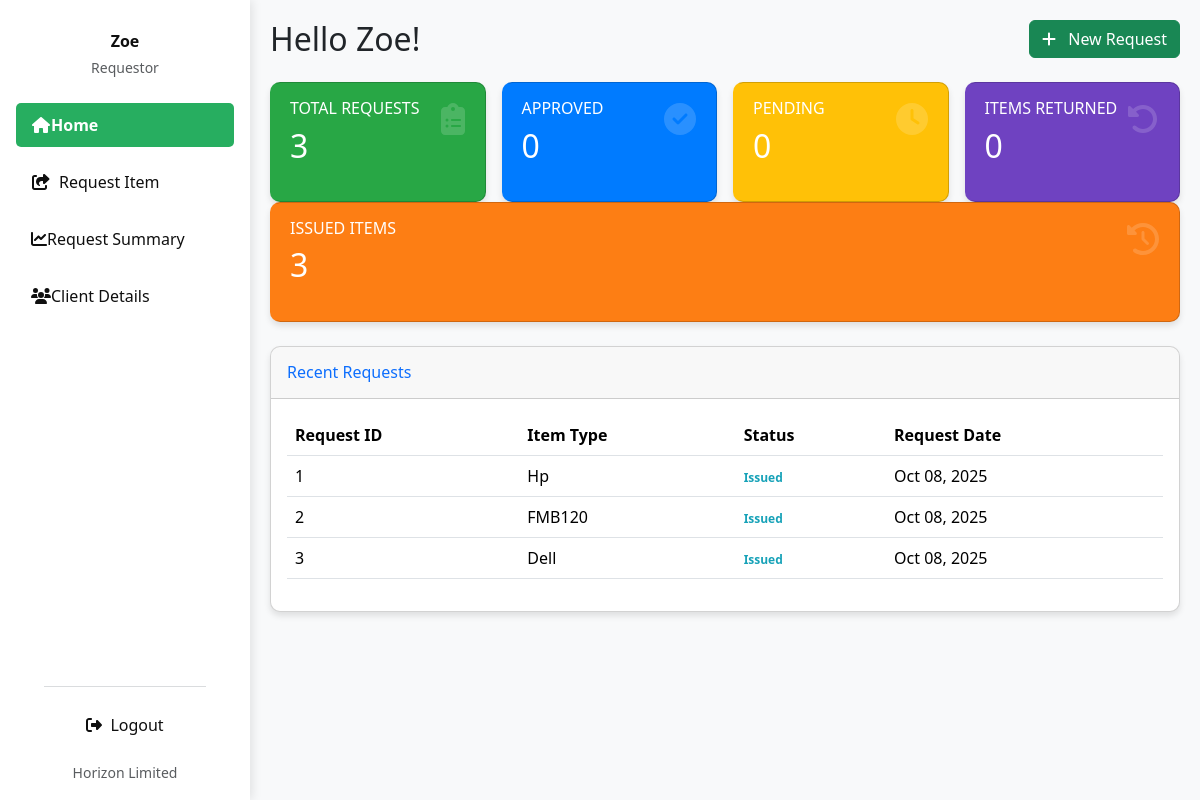
Screenshot of / (signed in) with the database file from the repository.
### invent/models.py (models this page shows, shortened)
class DeviceRequest(models.Model):
    device = models.ForeignKey(
        "Device",
        on_delete=models.CASCADE,
        related_name="requests"
    )
    requestor = models.ForeignKey(
        User,
        on_delete=models.CASCADE,
        related_name="device_requests"
    )
    client = models.ForeignKey(
        "Client",
        on_delete=models.CASCADE,
        related_name="client_requests",
        null=True,
        blank=True
    )
    branch = models.ForeignKey(Branch, on_delete=models.SET_NULL, null=True, blank=True, related_name="requests")
    country = models.ForeignKey(Country, on_delete=models.SET_NULL, null=True, blank=True)
    quantity = models.PositiveIntegerField(default=1)
    reason = models.TextField(blank=True, null=True)
    application_date = models.DateField(default=timezone.now)
    STATUS_CHOICES = [
        ('Pending', 'Pending'),
        ('Approved', 'Approved'),
        ('Issued', 'Issued'),
        ('Rejected', 'Rejected'),
        ('Cancelled', 'Cancelled'),
        ('Partially Returned', 'Partially Returned'),
        ('Fully Returned', 'Fully Returned'),
    ]
    status = models.CharField(
        max_length=20, choices=STATUS_CHOICES, default='Pending'
    )
    date_requested = models.DateTimeField(auto_now_add=True)
    date_issued = models.DateTimeField(null=True, blank=True)
    returned_quantity = models.PositiveIntegerField(default=0)
    _original_status = None
    def __init__(self, *args, **kwargs):
        super().__init__(*args, **kwargs)
        self._original_status = self.status

class Device(models.Model):
    STATUS_CHOICES = (
        ('available', 'Available'),
        ('issued', 'Issued'),
        ('returned', 'Returned'),
        ('faulty', 'Faulty'),
    )
    name = models.CharField(max_length=255)  # REQUIRED
    oem = models.ForeignKey(
        OEM,
        on_delete=models.SET_NULL,
        null=True,
        blank=False,  # ✅ Make OEM required
        to_field='oem_id',
        related_name='devices'
    )
    product_id = models.CharField(max_length=30, blank=True)
    total_quantity = models.PositiveIntegerField(default=1)
    imei_no = models.CharField(max_length=50, unique=True, null=True, blank=True)  # Optional
    serial_no = models.CharField(max_length=50, unique=True, null=True, blank=True)  # Optional
    mac_address = models.CharField(max_length=50, unique=True, null=True, blank=True)  # Optional
    category = models.CharField(max_length=100, blank=True, help_text="e.g. Laptop or Router")
    manufacturer = models.CharField(max_length=100, blank=True)
    description = models.TextField(blank=True)
    selling_price = models.DecimalField(max_digits=10, decimal_places=2, null=True, blank=True)
    currency = models.CharField(max_length=10, choices=CURRENCY_CHOICES, default='USD')
    branch = models.ForeignKey(Branch, on_delete=models.SET_NULL, null=True, blank=True)
    country = models.ForeignKey(Country, on_delete=models.SET_NULL, null=True, blank=True)
    status = models.CharField(max_length=20, choices=STATUS_CHOICES, default='available')  # ✅ Required

### invent/views.py (the view)
# urls.py: path('', views.requestor_dashboard, name='requestor_dashboard'),
@login_required
def requestor_dashboard(request):
    user_requests = DeviceRequest.objects.filter(
        requestor=request.user).order_by('id')
    labeled_requests = []
    total_requests_count = user_requests.count()
    for idx, req in enumerate(user_requests, start=1):
        label = total_requests_count - idx + 1
        req.label_id = label
        labeled_requests.append(req)
    device_summary = (
        user_requests
        .values('device__imei_no')
        .annotate(
            total_requested=Count('id'),
            total_approved=Count('id', filter=Q(status='Approved')),
            total_pending=Count('id', filter=Q(status='Pending')),
            total_issued=Count('id', filter=Q(status='Issued')),
            total_fully_returned=Count(
                'id', filter=Q(status='Fully Returned')),
            total_partially_returned=Count(
                'id', filter=Q(status='Partially Returned')),
        )
        .order_by('device__imei_no')
    )
    context = {
        'requests': labeled_requests,
        'total_requests': user_requests.count(),
        'approved_count': user_requests.filter(status='Approved').count(),
        'pending_count': user_requests.filter(status='Pending').count(),
        'issued_count': user_requests.filter(status='Issued').count(),
        'fully_returned_count': user_requests.filter(status='Fully Returned').count(),
        'partially_returned_count': user_requests.filter(status='Partially Returned').count(),
        'device_summary': device_summary,
    }
    return render(request, 'invent/requestor_dashboard.html', context)

### invent/context_processors.py (called while the page is built)
def pending_requests_count(request):
    count = 0  # Default to 0
    if request.user.is_authenticated:
        if request.user.has_perm('invent.can_issue_device'):
            count = DeviceRequest.objects.filter(status='Pending').count()
    return {'pending_requests_count_for_sidebar': count}

### invent/templates/invent/requestor_dashboard.html (shortened to what this page needs)
<!DOCTYPE html>
<html lang="en">
<head>
  <link href="https://cdn.jsdelivr.net/npm/bootstrap@5.3.3/dist/css/bootstrap.min.css" rel="stylesheet">
  <link href="https://cdnjs.cloudflare.com/ajax/libs/font-awesome/6.4.0/css/all.min.css" rel="stylesheet">
  <link rel="stylesheet" href="https://cdnjs.cloudflare.com/ajax/libs/animate.css/4.1.1/animate.min.css"/>
</head>
<body class="bg-light">
<div class="d-flex">
  <div class="sidebar vh-100 p-3 d-flex flex-column justify-content-between">
    <div>
      <div class="text-center mb-4 pt-3">
        <h6 class="fw-bold mb-1">{{ user.first_name|default:user.username }}</h6>
        <small class="text-muted">Requestor</small>
      </div>
      <ul class="nav flex-column">
        <li class="nav-item mb-2">
          <a class="nav-link {% if request.resolver_match.url_name == 'requestor_dashboard' %}active{% endif %}" href="{% url 'requestor_dashboard' %}">
            <i class="fas fa-fw fa-home"></i> <span>Home</span>
          </a>
        </li>
        <li class="nav-item mb-2">
          <a class="nav-link {% if request.resolver_match.url_name == 'request_device' %}active{% endif %}" href="{% url 'request_device' %}">
            <i class="fas fa-fw fa-share-square me-2"></i> <span>Request Item</span>
          </a>
        </li>
        <li class="nav-item mb-2">
          <a class="nav-link {% if request.resolver_match.url_name == 'request_summary' %}active{% endif %}" href="{% url 'request_summary' %}">
            <i class="fas fa-chart-line"></i> <span>Request Summary</span>
          </a>
        </li>
        <li class="nav-item mb-2">
          <a class="nav-link {% if request.resolver_match.url_name == 'client_list' %}active{% endif %}" href="{% url 'client_list' %}">
            <i class="fas fa-users"></i> <span>Client Details</span>
          </a>
        </li>
      </ul>
    </div>
    <footer class="text-center px-2">
      <hr class="border-secondary opacity-25 mx-auto" style="width: 80%">
      <div class="d-flex justify-content-center">
        <a class="nav-link logout-link text-center" href="{% url 'logout' %}" style="width: auto;">
          <i class="fas fa-right-from-bracket me-2"></i> <span>Logout</span>
        </a>
      </div>
      <div class="mt-2">
        <small class="text-muted">Horizon Limited</small>
      </div>
    </footer>
  </div>
  <main class="main-content w-100">
    {% block main_content %}
    <div class="d-flex justify-content-between align-items-center mb-4 flex-wrap">
      <h2 class="greeting mb-3 mb-md-0 animate__animated animate__fadeInLeft">Hello {{ user.first_name|default:user.username }}!</h2>
      <a href="{% url 'request_device' %}" class="btn btn-success animate__animated animate__fadeInRight">
        <i class="fas fa-plus me-2"></i> New Request
      </a>
    </div>
    <div class="card-row mb-4">
      <div class="card-col">
        <div class="card summary-card card-total animate__animated animate__fadeInUp animate__delay-0.2s">
          <div class="card-body">
            <h6 class="text-uppercase mb-2">Total Requests</h6>
            <h2 class="mb-0">{{ total_requests }}</h2>
            <i class="fas fa-clipboard-list card-icon"></i>
          </div>
        </div>
      </div>
      <div class="card-col">
        <div class="card summary-card card-approved animate__animated animate__fadeInUp animate__delay-0.4s">
          <div class="card-body">
            <h6 class="text-uppercase mb-2">Approved</h6>
            <h2 class="mb-0">{{ approved_count }}</h2>
            <i class="fas fa-check-circle card-icon"></i>
          </div>
        </div>
      </div>
      <div class="card-col">
        <div class="card summary-card card-pending animate__animated animate__fadeInUp animate__delay-0.6s">
          <div class="card-body">
            <h6 class="text-uppercase mb-2">Pending</h6>
            <h2 class="mb-0">{{ pending_count }}</h2>
            <i class="fas fa-clock card-icon"></i>
          </div>
        </div>
      </div>
      <div class="card-col">
        <div class="card summary-card card-returned animate__animated animate__fadeInUp animate__delay-0.8s">
          <div class="card-body">
            <h6 class="text-uppercase mb-2">Items Returned</h6>
            <h2 class="mb-0">{{ fully_returned_count }}</h2>
            <i class="fas fa-undo-alt card-icon"></i>
          </div>
        </div>
      </div>
      <div class="card-col">
        <div class="card summary-card card-partial animate__animated animate__fadeInUp animate__delay-1s">
          <div class="card-body">
            <h6 class="text-uppercase mb-2">Issued Items</h6>
            <h2 class="mb-0">{{ issued_count }}</h2>
            <i class="fas fa-history card-icon"></i>
          </div>
        </div>
      </div>
    </div>
    <div class="card data-table animate__animated animate__fadeInUp">
      <div class="card-header py-3 d-flex justify-content-between align-items-center">
        <h6 class="m-0 font-weight-bold text-primary">Recent Requests</h6>
      </div>
      <div class="card-body">
        <div class="table-responsive">
          <table class="table table-hover">
            <thead>
              <tr>
                <th>Request ID</th>
                <th>Item Type</th>
                <th>Status</th>
                <th>Request Date</th>
              </tr>
            </thead>
            <tbody>
              {% for req in requests %}
              <tr class="table-row-clickable" data-request-id="{{ req.id }}">
                <td>{{ forloop.counter }}</td>
                <td>{{ req.device.name }}</td>
                <td>
                  {% if req.status == "Approved" %}
                    <span class="badge badge-status-approved">Approved</span>
                  {% elif req.status == "Denied" %}
                    <span class="badge badge-status-denied">Denied</span>
                  {% elif req.status == "Pending" %}
                    <span class="badge badge-status-pending">Pending</span>
                  {% elif req.status == "Issued" %}
                    <span class="badge badge-status-issued">Issued</span>
                  {% elif req.status == "Fully Returned" %}
                    <span class="badge badge-status-fully-returned">Fully Returned</span>
                  {% elif req.status == "Partially Returned" %}
                    <span class="badge badge-status-partially-returned">Partially Returned</span>
                  {% else %}
                    <span class="badge bg-info text-dark">{{ req.status }}</span>
                  {% endif %}
                </td>
                <td>{{ req.date_requested|date:"M d, Y" }}</td>
              </tr>
              {% endfor %}
            </tbody>
          </table>
        </div>
      </div>
    </div>
    {% endblock main_content %}
  </main>
</div>
</body>
</html>

### invent/templates/invent/requestor_dashboard.html (style rules this page uses)
:root { --sidebar-bg: white; --sidebar-text: #0f0f0f; --sidebar-active: #27ae60; --sidebar-hover: #15b33c; --card-total-bg: #28a745; --card-approved-bg: #007bff; --card-pending-bg: #ffc107; --card-returned-bg: #6f42c1; --card-partial-bg: #fd7e14; --status-approved: #28a745; --status-denied: #dc3545; --status-pending: #ffc107; --status-issued: #17a2b8; --status-fully-returned: #6f42c1; --status-partially-returned: #fd7e14; }
body { font-family: 'Segoe UI', Tahoma, Geneva, Verdana, sans-serif; margin: 0; padding: 0; overflow-x: hidden; }
.sidebar { background-color: var(--sidebar-bg); color: var(--sidebar-text); box-shadow: 2px 0 10px rgba(0,0,0,0.1); transition: all 0.3s; position: fixed; height: 100vh; width: 250px; z-index: 1000; left: 0; top: 0; }
.sidebar .nav-link { color: var(--sidebar-text); border-radius: 5px; padding: 10px 15px; margin-bottom: 5px; transition: all 0.3s; display: flex; align-items: center; }
.sidebar .nav-link.active { background-color: var(--sidebar-active); font-weight: 600; color: white !important; }
.sidebar .logout-link { color: var(--sidebar-text); transition: color 0.3s; display: flex; align-items: center; }
.main-content { padding: 20px; background-color: #f8f9fa; min-height: 100vh; margin-left: 250px; transition: margin-left 0.3s; }
.summary-card { border-radius: 10px; box-shadow: 0 4px 6px rgba(0,0,0,0.1); transition: transform 0.3s, background-color 0.3s, color 0.3s; height: 100%; position: relative; overflow: hidden; color: white; margin-bottom: 20px; }
.card-icon { position: absolute; right: 20px; top: 20px; font-size: 2rem; opacity: 0.2; color: rgba(255,255,255,0.8); }
.summary-card h6, .summary-card h2 { color: white !important; }
.card-total { background-color: var(--card-total-bg); border-left: 4px solid var(--card-total-bg); }
.card-approved { background-color: var(--card-approved-bg); border-left: 4px solid var(--card-approved-bg); }
.card-pending { background-color: var(--card-pending-bg); border-left: 4px solid var(--card-pending-bg); }
.card-returned { background-color: var(--card-returned-bg); border-left: 4px solid var(--card-returned-bg); }
.card-partial { background-color: var(--card-partial-bg); border-left: 4px solid var(--card-partial-bg); }
.data-table { border-radius: 10px; box-shadow: 0 4px 6px rgba(0,0,0,0.1); overflow-x: auto; }
.badge-status-issued { color: var(--status-issued); font-weight: 600; background-color: transparent !important; padding: 0; }
.card-row { display: flex; flex-wrap: wrap; margin-right: -8px; margin-left: -8px; }
.card-col { padding-left: 8px; padding-right: 8px; flex: 1 0 0%; min-width: 200px; }

### rows the page displays
DeviceRequest: device.name "Hp", status "Issued", date_requested "Oct 08, 2025"
DeviceRequest: device.name "FMB120", status "Issued", date_requested "Oct 08, 2025"
DeviceRequest: device.name "Dell", status "Issued", date_requested "Oct 08, 2025"

### other values shown
{{ user.first_name|default:user.username }} "Zoe"
{{ total_requests }} "3"
{{ approved_count }} "0"
{{ pending_count }} "0"
{{ fully_returned_count }} "0"
{{ issued_count }} "3"
